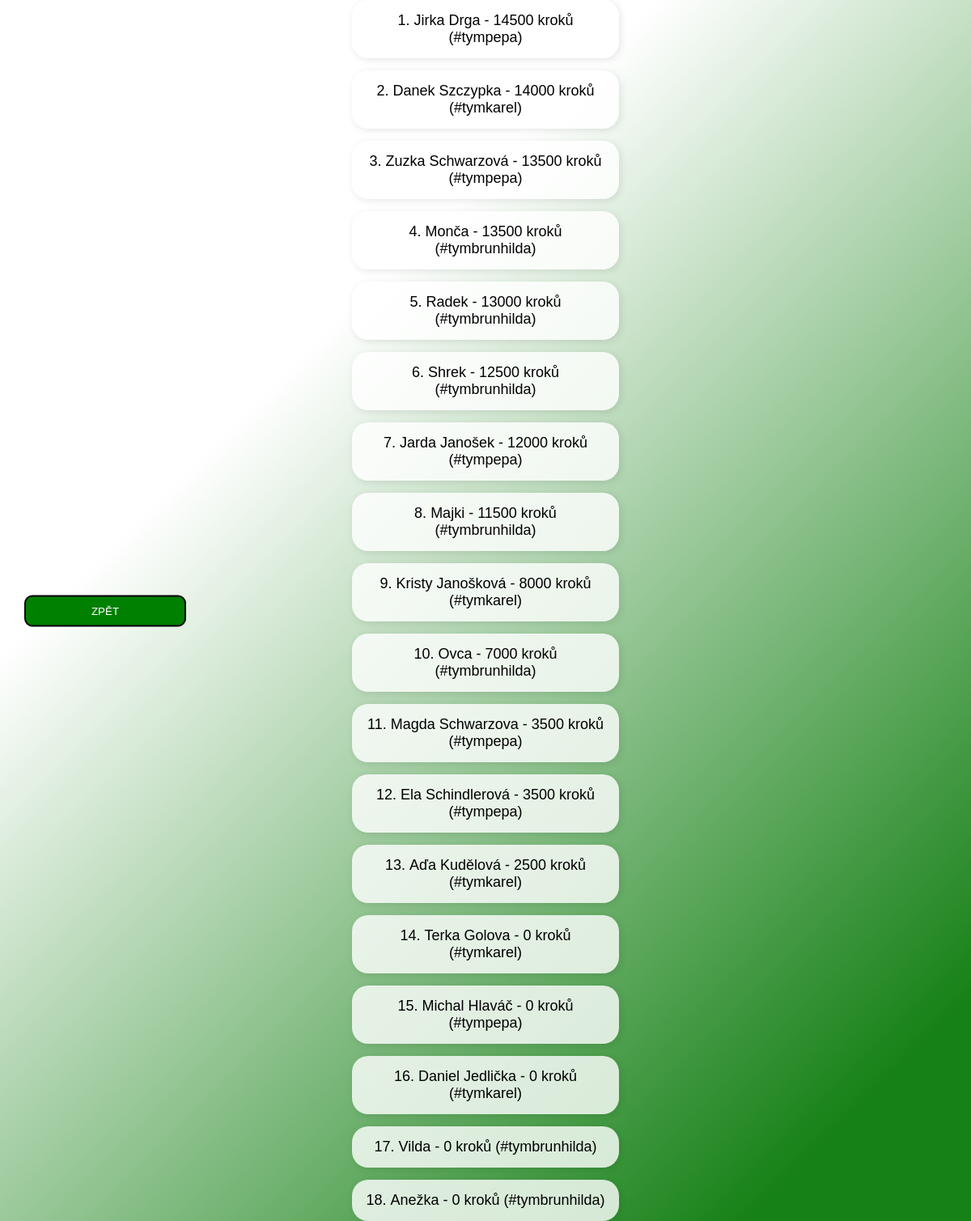
The app's page /all_leaderboard, older data.
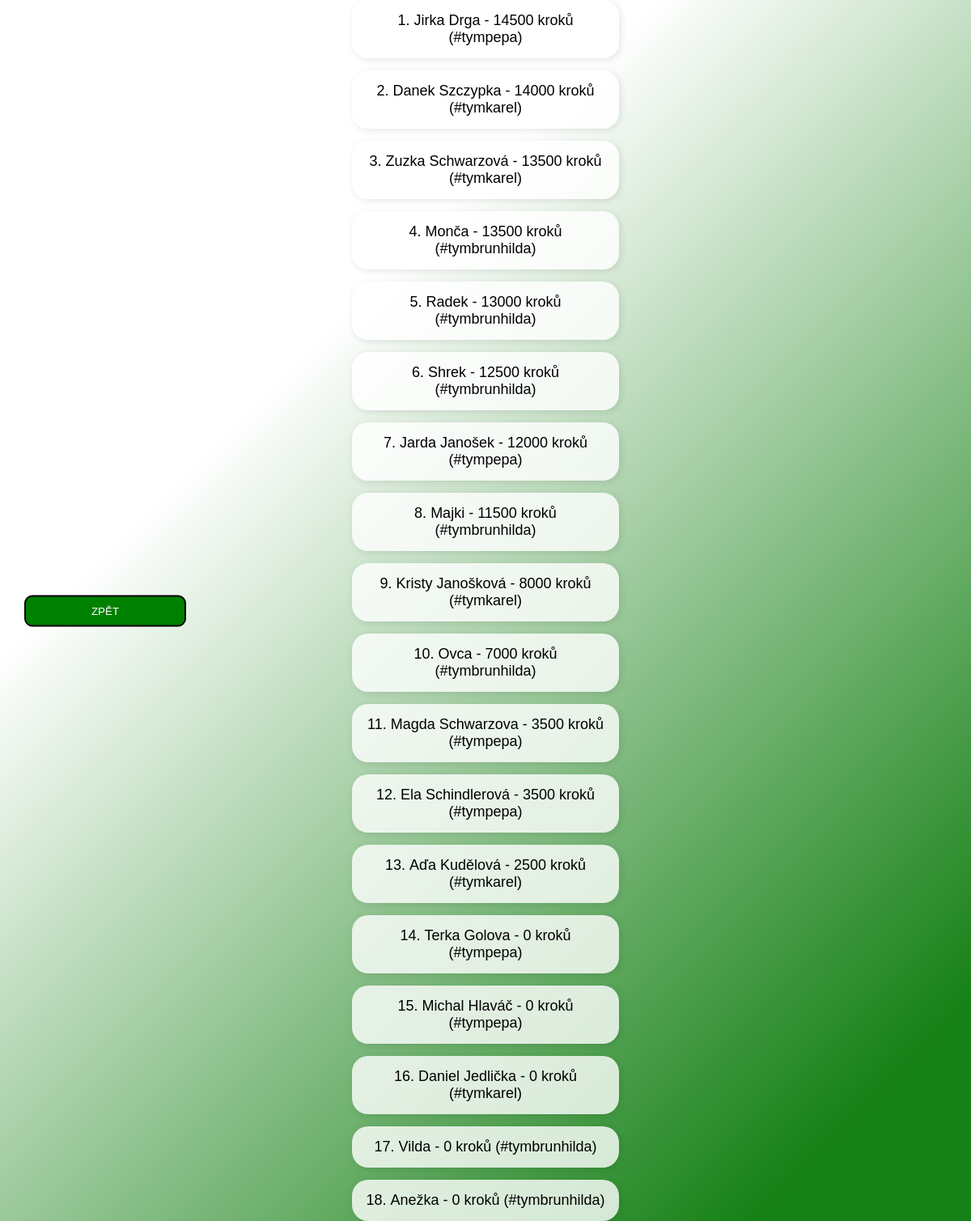
The same page, newer data.
### infopage/models.py (models this page shows, shortened)
class vysledky_hracu(models.Model):
    jmeno = models.CharField(max_length=20)
    prijmeni = models.CharField(max_length=40, blank=True)
    tym = models.CharField(max_length=10, null=True)
    koeficient = models.FloatField(null=True, blank=True, default=1)
    kroky_BONUS = models.IntegerField(default=0, blank=True, validators=[MinValueValidator(0), MaxValueValidator(50000)])
    kroky1 = models.IntegerField(default=0, blank=True, validators=[MinValueValidator(0), MaxValueValidator(50000)])
    kroky2 = models.IntegerField(default=0, blank=True, validators=[MinValueValidator(0), MaxValueValidator(50000)])
    kroky3 = models.IntegerField(default=0, blank=True, validators=[MinValueValidator(0), MaxValueValidator(50000)])
    kroky4 = models.IntegerField(default=0, blank=True, validators=[MinValueValidator(0), MaxValueValidator(50000)])
    kroky5 = models.IntegerField(default=0, blank=True, validators=[MinValueValidator(0), MaxValueValidator(50000)])
    kroky6 = models.IntegerField(default=0, blank=True, validators=[MinValueValidator(0), MaxValueValidator(50000)])
    kroky7 = models.IntegerField(default=0, blank=True, validators=[MinValueValidator(0), MaxValueValidator(50000)])
    kroky8 = models.IntegerField(default=0, blank=True, validators=[MinValueValidator(0), MaxValueValidator(50000)])
    kroky9 = models.IntegerField(default=0, blank=True, validators=[MinValueValidator(0), MaxValueValidator(50000)])
    kroky10 = models.IntegerField(default=0, blank=True, validators=[MinValueValidator(0), MaxValueValidator(50000)])
    kroky11 = models.IntegerField(default=0, blank=True, validators=[MinValueValidator(0), MaxValueValidator(50000)])
    kroky12 = models.IntegerField(default=0, blank=True, validators=[MinValueValidator(0), MaxValueValidator(50000)])
    max_kroku_mesicne = models.IntegerField(default=0, blank=True, validators=[MinValueValidator(0), MaxValueValidator(50000)])
    celkem_kroku = models.IntegerField(default=0, blank=True, validators=[MinValueValidator(0), MaxValueValidator(1000000)])
    class Meta:
        verbose_name = "Výsledky hráčů"
        verbose_name_plural = "Výsledky hráčů"

### infopage/views.py (the view)
# urls.py: path('all_leaderboard', views.all_leaderboard, name='all_leaderboard'),
def all_leaderboard(request):
    return render(request, 'infopage/leaderboard_all.html', {
        'vsichni_hraci': hraci,
    })

### infopage/templates/infopage/leaderboard_all.html (shortened to what this page needs)
{% extends "base_leaderboard.html" %}
{% block content %}
<ol>
    {% for hrac in vsichni_hraci|dictsortreversed:"celkem_kroku" %}
        <li>
            {{hrac.jmeno}} {{hrac.prijmeni}} - {{hrac.celkem_kroku}} kroků (#tym{{hrac.tym}})
        </li>
    {% endfor %}
</ol>
<div class="menu">
    <ul>
        <li>
            <button onclick="history.back()">ZPĚT</button>
        </li>
    </ul>
</div>
{% endblock content %}

Row changes from the older to the newer data that the page shows:
changed vysledky_hracu "Zuzka": tym "pepa" → "karel"
changed vysledky_hracu "Terka": tym "karel" → "pepa"
